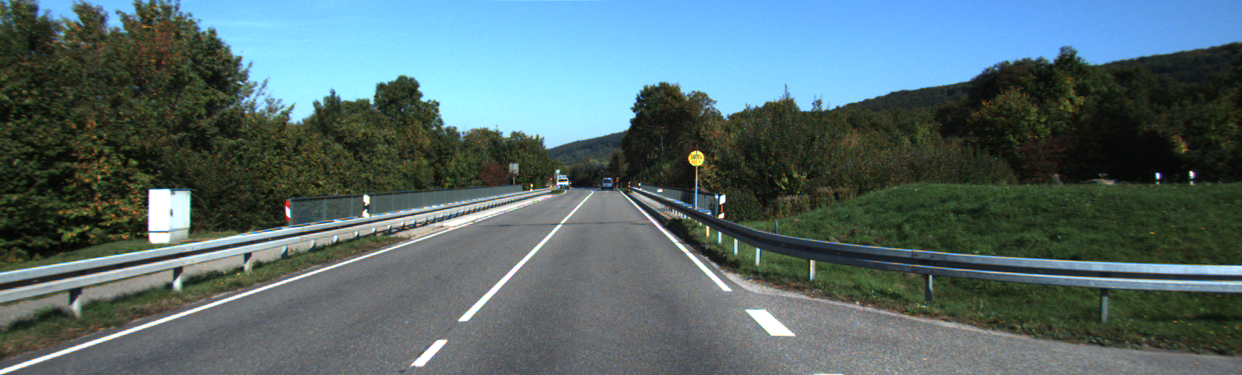
//> input picture LAB-4/Task3/street_scene.png, 1242 x 375 px
$ ./Task3   (built with g++ and OpenCV 4)
//> lines starting //> are read from the running program, lines starting //| are printed output that depends on the picture; after the words box and inside, x2 and y2 are one past the last pixel; in counts of white or black regions, pixels touching at a corner belong together
#include <opencv2/opencv.hpp>
#include <iostream>

int main() {
    // Load image
    cv::Mat src = cv::imread("street_scene.png");
//> src is the input picture: 375 rows x 1242 cols, CV_8UC3; mean B, G, R 109, 106.5, 85.4
    if (src.empty()) {
        std::cerr << "Error: Could not load image!" << std::endl;
        return -1;
    }

    // Apply Gaussian Blur for smoothing to reduce noise
    cv::Mat blurred;
    cv::GaussianBlur(src, blurred, cv::Size(5, 5), 1.5);
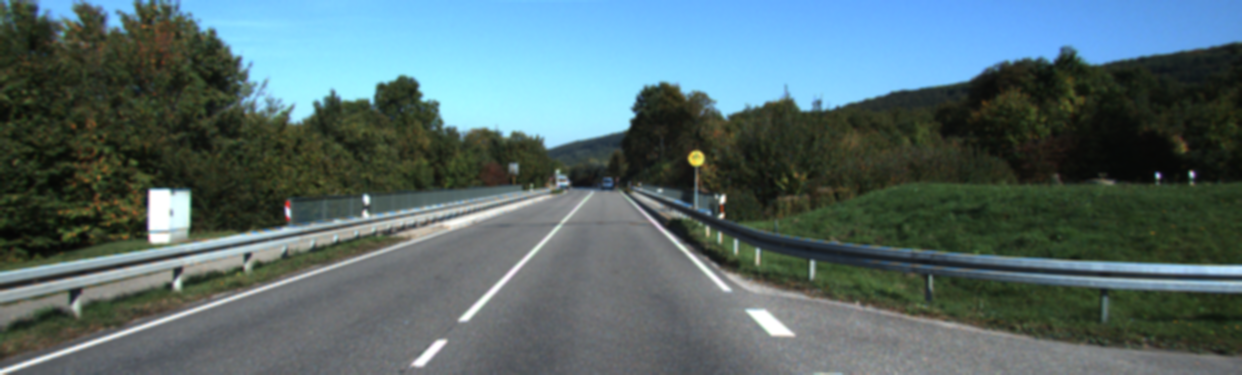
//> blurred: 375 rows x 1242 cols, CV_8UC3; mean B, G, R 109, 106.5, 85.4

    // Convert to grayscale and apply Canny edge detector on the blurred image
    cv::Mat gray, edges;
    cv::cvtColor(blurred, gray, cv::COLOR_BGR2GRAY);
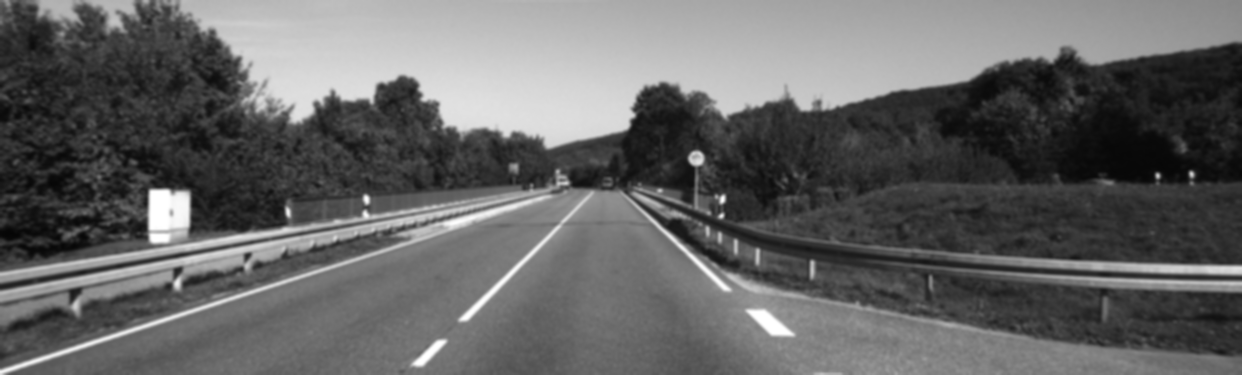
//> gray: 375 rows x 1242 cols, CV_8UC1; min 5, max 255, mean 100.5
    cv::Canny(gray, edges, 250, 250, 3);
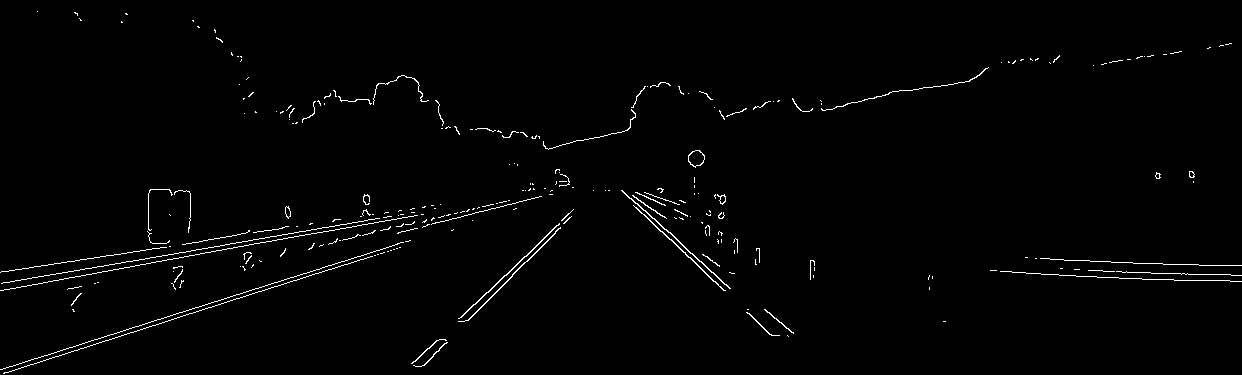
//> edges: 375 rows x 1242 cols, CV_8UC1; 1.3% white in thin lines or dots
    cv::imshow("Canny Edge Detection", edges);

    // Detect lines using HoughLines
    std::vector<cv::Vec2f> lines;
    cv::HoughLines(edges, lines, 1, CV_PI / 180, 100);
//> lines = 32 lines (rho, theta), first 12: [284, 1.4], [280, 1.4], [269, 1.41], [352, 1.26], [356, 1.26], [238, 1.61], [232, 1.61], [286, 1.38], [556, 0.79], [222, 1.61], [259, 1.59], [253, 1.59]

    // Create a window for interactive parameter tuning
    cv::namedWindow("Detected Road Signs", cv::WINDOW_AUTOSIZE);

    int dp_slider = 15;          // dp = dp_slider / 10.0 (e.g., 10 -> 1.0)
    int minDist_slider = gray.rows / 8;
//> minDist_slider = 46
    int param1_slider = 150;     // Canny high threshold (lower threshold is half of this)
    int param2_slider = 26;      // Accumulator threshold for circle centers
    int minRadius_slider = 7;
    int maxRadius_slider = 15;    // 0 means no maximum radius

    // Create trackbars to adjust the parameters
    cv::createTrackbar("dp x0.1", "Detected Road Signs", &dp_slider, 20);
    cv::createTrackbar("minDist", "Detected Road Signs", &minDist_slider, gray.rows);
    cv::createTrackbar("Canny Threshold", "Detected Road Signs", &param1_slider, 300);
    cv::createTrackbar("Accumulator Thresh", "Detected Road Signs", &param2_slider, 100);
    cv::createTrackbar("minRadius", "Detected Road Signs", &minRadius_slider, 100);
    cv::createTrackbar("maxRadius", "Detected Road Signs", &maxRadius_slider, 150);

    while (true) {
        // Clone the original image for drawing
        cv::Mat temp = src.clone();

        // Read trackbar positions
        double dp = dp_slider / 10.0;
        int minDist = minDist_slider;
//> minDist = 46
        int param1 = param1_slider;
        int param2 = param2_slider;
        int minRadius = minRadius_slider;
        int maxRadius = maxRadius_slider;

        // Detect circles using HoughCircles with current parameters
        std::vector<cv::Vec3f> circles;
        cv::HoughCircles(edges, circles, cv::HOUGH_GRADIENT, dp, minDist, param1, param2, minRadius, maxRadius);
//> circles = 1 circle (x, y, radius): [696.8, 156.8, 8.2]

        // Draw the detected circles on the image
        for (size_t i = 0; i < circles.size(); i++) {
            cv::Point center(cvRound(circles[i][0]), cvRound(circles[i][1]));
            int radius = cvRound(circles[i][2]);
            cv::circle(temp, center, 3, cv::Scalar(0, 255, 0), -1);
            cv::circle(temp, center, radius, cv::Scalar(0, 0, 255), 3);
        }
//> this loop made 1 pass
//> (center, radius) on pass 1: (Point(697, 157), 8)
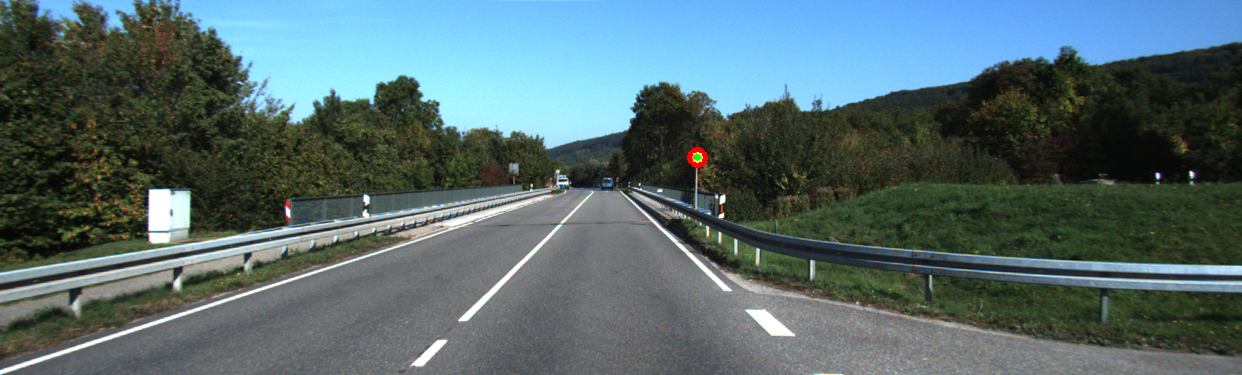
//> temp: 375 rows x 1242 cols, CV_8UC3; 0.06% of pixels changed, all inside (x1, y1, x2, y2) = (687, 147, 708, 168)

        // Display the updated image
        cv::imshow("Detected Road Signs", temp);

        // Exit loop if 'q' or ESC is pressed
        char key = (char)cv::waitKey(30);
//> the 'q' key is pressed
        if (key == 27 || key == 'q') break;
    }

    // Apply Hough Circle Transform to detect circles (road signs)
    std::vector<cv::Vec3f> circles;
    cv::HoughCircles(edges, circles, cv::HOUGH_GRADIENT, 1, gray.rows / 16, 100, 30, 0, 0);
//> circles = 20 circles (x, y, radius), first 12: [184.5, 19.5, 281], [269.5, 87.5, 192.5], [228.5, 73.5, 173], [274.5, 198.5, 85.5], [344.5, 179.5, 80.1], [342.5, 130.5, 97.4], [72.5, 198.5, 76.7], [128.5, 212.5, 62.4], [238.5, 212.5, 49.7], [163.5, 215.5, 27.7], [365.5, 163.5, 60.6], [212.5, 214.5, 37.2]

    // Draw the detected circles on the original image
    for (size_t i = 0; i < circles.size(); i++) {
        cv::Point center(cvRound(circles[i][0]), cvRound(circles[i][1]));
        int radius = cvRound(circles[i][2]);
        // Draw the circle center
        cv::circle(src, center, 3, cv::Scalar(0, 255, 0), -1);
        // Draw the circle outline
        cv::circle(src, center, radius, cv::Scalar(0, 0, 255), 3);
    }
//> this loop made 20 passes
//> (center, radius) on passes 1 to 12: (Point(184, 20), 281), (Point(270, 88), 192), (Point(228, 74), 173), (Point(274, 198), 86), (Point(344, 180), 80), (Point(342, 130), 97), (Point(72, 198), 77), (Point(128, 212), 62), (Point(238, 212), 50), (Point(164, 216), 28), (Point(366, 164), 61), (Point(212, 214), 37)
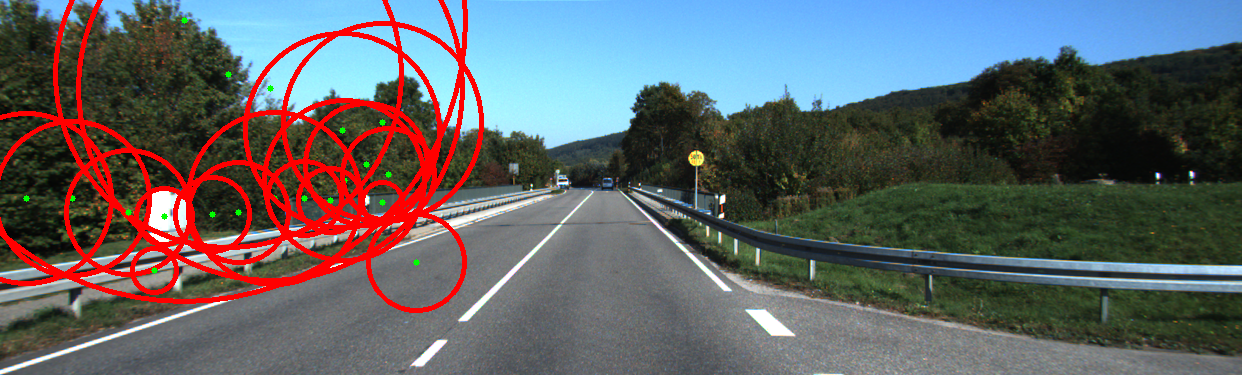
//> src: 375 rows x 1242 cols, CV_8UC3; 7.15% of pixels changed, all inside (x1, y1, x2, y2) = (0, 0, 484, 313)

    // Display the result
    cv::imshow("Detected Road Signs", src);
    cv::waitKey(0);
    return 0;
}
